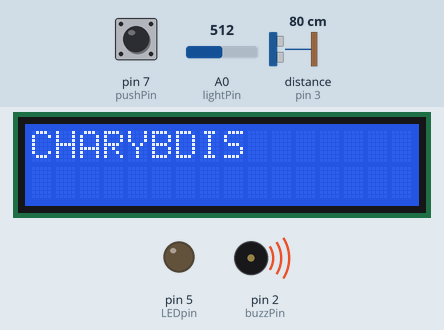
Recording of a sketch running on a simulated Arduino Uno, built with avr-gcc and run on an emulated ATmega328P. Shown: 16×2 character LCD, output pins drawn as LEDs (lit = HIGH), buzzer (waves = sounding, pin HIGH). Wiring (inferred from the names in the program): ultrasonic range finder: trigger pin 4; echo pin 3. The test bench sets the inputs (shaded band); at power-on: distance to the obstacle (sensor on pin 3) 80 cm, pin 7 (pushPin) LOW, A0 (lightPin) = 512. The echo pulse lasts 58.3 µs per cm; pins used as bus, display or sensor lines are not drawn.

Above: at 3.2 s.
3.3 s: distance to the obstacle (sensor on pin 3) set to 95 cm
4.8 s: distance to the obstacle (sensor on pin 3) set to 102 cm
At 5.8 s:
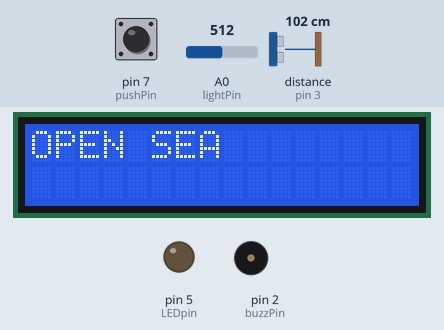
6.3 s: pin 7 (pushPin) pulled HIGH for 0.15 s
At 6.7 s:
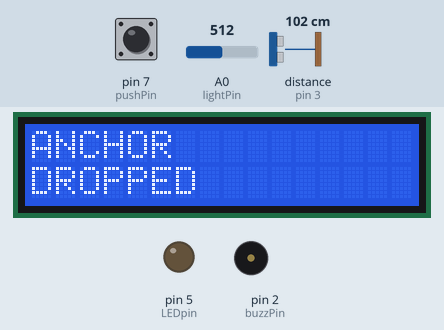
7.9 s: pin 7 (pushPin) pulled HIGH for 1 s
At 9.1 s:
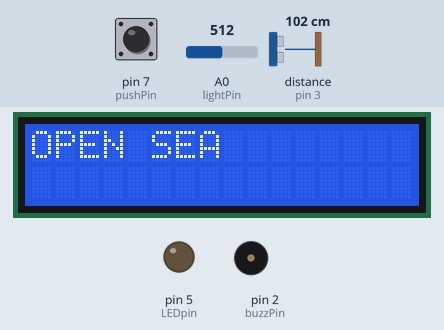
10.4 s: A0 (lightPin) set to 352
11.9 s: A0 (lightPin) set to 330
At 17.2 s:
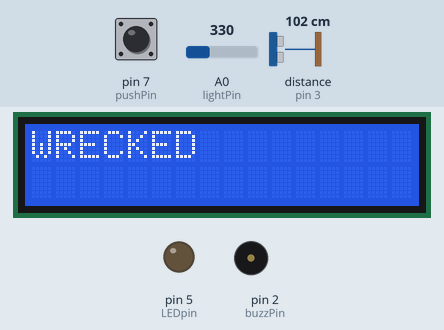
Timing chart, 0 to 18.4 s (numbered marks = the images above; inputs shaded):
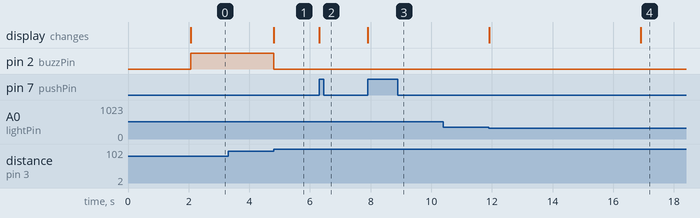

Measured:
- the behaviour switches between 98 and 99 cm on distance to the obstacle (sensor on pin 3) (found by bisection; images 0 and 1)
- the behaviour switches between 339 and 338 on A0 (lightPin) (found by bisection; images 3 and 4)
- after the input at 3.3 s, every drawn part: stays the same
- after the input at 4.8 s, pin 2 (buzzPin): HIGH → LOW at once; the display: changes at once (image 1)
- after the input at 6.3 s, the display: changes at once (image 2)
- after the input at 7.9 s, the display: changes at once (image 3)
- after the input at 10.4 s, every drawn part: stays the same
- after the input at 11.9 s, the display: first changes at once (image 4 shows a later state)

The sketch:

keepingwatch1_2026B7PS0569H.ino
```cpp
// C++ code
//

// AARUSH VASHISTH
// 2026B7PS0569H

#include <LiquidCrystal.h>

// defining the pins
int pushPin = 7;
int lightPin = A0;
int LEDpin = 5;
int trigPin = 4;
int echoPin = 3;
int buzzPin = 2;

// Push button states
int buttonState = 0, lastButtonState = 0, anchorDropped = 0;
// State of the sea/weather & special WRECKED case
enum seaState
{
  OPEN_SEA,
  STORM,
  CHARYBDIS,
  WRECKED
};
seaState currentState, lastState;

float const soundSpeed = 0.0348; // speed of sound (constant) (cm/micro sec)
unsigned long LEDtime = 0, stopwatch = 0; // Time variables

//                RS, EN, D4, D5, D6, D7
LiquidCrystal lcd(13, 12, 11, 10, 9, 8);

// function prototypes
void printer(int currentState);
float calc_distance();

void setup()
{
  lcd.begin(16,2);

  pinMode(pushPin, INPUT);
  pinMode(lightPin, INPUT);
  pinMode(LEDpin, OUTPUT);
  pinMode(trigPin, OUTPUT);
  pinMode(echoPin, INPUT);
  pinMode(buzzPin, OUTPUT);

  lcd.print("ARTEMIS' INTERN");
  delay(2000);
  lcd.clear();

  currentState = OPEN_SEA;
  lastState = OPEN_SEA;
  lcd.print("OPEN SEA");

  Serial.begin(9600);
}

void loop()
{
  buttonState = digitalRead(pushPin);
  if(buttonState == HIGH && lastButtonState == LOW)
  {
    // Flips the anchor switch only when the button is pressed (high)
    // and the previous state was low
    if(anchorDropped == 0 && currentState != WRECKED)
    {
      anchorDropped = 1;
      lcd.clear();
      lcd.print("ANCHOR");
      lcd.setCursor(0,1);
      lcd.print("DROPPED");
    }
    else
    {
      anchorDropped = 0;
      printer(currentState);
      stopwatch = millis();
    }
  }
  lastButtonState = buttonState;

  if(anchorDropped != 1 && currentState != WRECKED)
  {
    // Check for STORM only if current state is OPEN SEA or STORM
    if(currentState == OPEN_SEA || currentState == STORM)
    {
      // Max value of the photoresistor was found to be 679
      int val = analogRead(lightPin);
  	  int max = 679;
  	  int threshold = (int)(max/2);
      // Check for STORM threshold
  	  if (val < threshold)
  	  {
        currentState = STORM;
        if(lastState != currentState)
        {
          printer(currentState);
          lastState = currentState;
        }
      }
      else
      {
        currentState = OPEN_SEA;
        stopwatch = millis();
        // Important if block which updates LCD only when the currentState
        // is different from the previous state
        if(lastState != currentState)
        {
          printer(currentState);
          lastState = currentState;
        }
      }
      if(currentState == STORM)
      {
        // LED blink code, without using delay()
        if(millis() - LEDtime > 1000)
        {
          digitalWrite(LEDpin, HIGH);
          LEDtime = millis();
        }
        else
          digitalWrite(LEDpin, LOW);
      }
    }

    // Check for CHARYBDIS only if current state is OPEN SEA or CHARYBDIS
    if(currentState == OPEN_SEA || currentState == CHARYBDIS)
    {
      float distance = calc_distance(); // returns distance
      if(distance <= 100) // Threshold for CHARYBDIS
      {
        currentState = CHARYBDIS;
        if(lastState != currentState)
        {
          printer(currentState);
          lastState = currentState;
        }
      }
      else
      {
        currentState = OPEN_SEA;
        stopwatch = millis();
        // Important if block which updates LCD only when the currentState
        // is different from the previous state
        if(lastState != currentState)
        {
          printer(currentState);
          lastState = currentState;
        }
      }
      // Buzzer if-else block
      if(currentState == CHARYBDIS)
      {
        digitalWrite(buzzPin, HIGH);
      }
      else
      {
        digitalWrite(buzzPin, LOW);
      }
    }
    // Check for WRECKED
    if(currentState == STORM || currentState == CHARYBDIS)
    {
      if(millis() - stopwatch >= 5000)
      {
        currentState = WRECKED;
        if(lastState != currentState)
        {
          printer(currentState);
          lastState = currentState;
        }
      }
    }
  }
  else if(currentState == WRECKED)
  {
    if(lastState != currentState)
    {
      printer(currentState);
      lastState = currentState;
    }
    digitalWrite(LEDpin, LOW);
    digitalWrite(buzzPin, LOW);
  }
  else if(currentState != WRECKED && anchorDropped == 1)
  {
    // In case of anchor drop, no event matters (other than WRECKED).
    // Ship stays safe and hence all alarms/events are off
    digitalWrite(LEDpin, LOW);
    digitalWrite(buzzPin, LOW);
  }
}

void printer(int currentState)
{
  // Prints the currentState when called
  lcd.clear();
  switch(currentState)
  {
    case OPEN_SEA:
    lcd.print("OPEN SEA");
    break;

    case STORM:
    lcd.print("STORM");
    break;

    case CHARYBDIS:
    lcd.print("CHARYBDIS");
    break;

    case WRECKED:
    lcd.print("WRECKED");
    break;
  }
}

float calc_distance()
{
  /* Sends a signal and pingTime is calculated
  as the time for which echoPin stays HIGH */
  digitalWrite(trigPin, LOW);
  delayMicroseconds(10);
  digitalWrite(trigPin, HIGH);
  delayMicroseconds(10);
  digitalWrite(trigPin, LOW);
  delayMicroseconds(10);
  int pingTime = pulseIn(echoPin, HIGH);
  delayMicroseconds(25);
  // Calculate distance by using dist =  speed*time / 2
  // since ping travels the same distance twice (to and fro)
  float distance = (soundSpeed*pingTime)/2;
  return distance;
}
```
